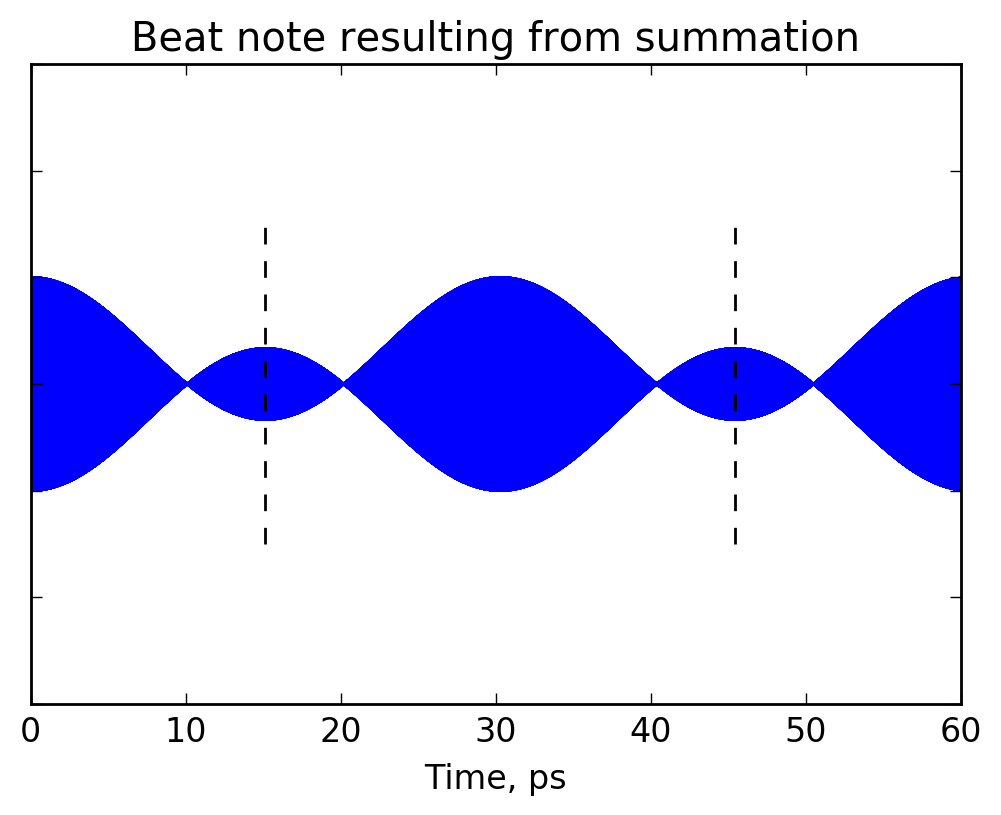

This figure's Python source:
# -*- coding: utf-8 -*-
"""
Created on Sat Dec  3 21:09:05 2016

@author: brian
"""

import numpy as np
import matplotlib.pyplot as plt

max_time = 60000
num_elements = 300000
t = np.linspace(0,max_time,num_elements) #time in fs (1e-15 seconds)

#Frequency of carrier
f1 = 193 #THz

#Free spectral range (frequency difference between carrier and each sideband)
delta_f = 33 #GHz

#Frequency of signal 2 (carrier + 1 FSR)
f2 = f1+delta_f/1000

#Frequency of signal 3 (carrier - 1 FSR)
f3 = f1-delta_f/1000

#Define signals E1, E2, E3
#E1=0*t
E1 = np.sin(2*np.pi*f1*1e12*t*1e-15)
E2 = np.sin(2*np.pi*f2*1e12*t*1e-15)
E3 = np.sin(2*np.pi*f3*1e12*t*1e-15)
E4 = (E1/3+E2/3+E3/3)

#Plot E1
min_index = np.argmin(E1[:int(num_elements/max_time*4)])
x_min= t[min_index]
ax = plt.subplot(311)
plt.plot(t, E1)
ax.set_ylim(ymin = -1.5, ymax = 1.5)
ax.set_xlim(xmin=0, xmax =10)
ax.set_yticklabels([])
ax.set_xticklabels([])
plt.title("Carrier frequency: 193 THz")
#plt.show()

#Plot E3
ax = plt.subplot(312)
plt.plot(t, E3)
ax.set_ylim(ymin = -1.5, ymax = 1.5)
ax.set_xlim(xmin=0, xmax =10)
ax.set_yticklabels([])
ax.set_xticklabels([])
plt.title("Left sideband: 193 THz - 33 GHz")
#plt.show()

#Plot E2
ax = plt.subplot(313)
plt.plot(t, E1)
ax.set_ylim(ymin = -1.5, ymax = 1.5)
ax.set_xlim(xmin=0, xmax =10)
ax.set_yticklabels([])
plt.title("Right sideband: 193 THz + 33 GHz")
plt.xlabel("Time, fs")

fig = plt.gcf()
fig.set_size_inches(6, 8)
plt.savefig("component_frequencies.png", dpi=200, bbox_inches = "tight")

#Clear
plt.clf()
plt.cla()


#Plot added signal
ax = plt.subplot(111)
plt.plot(t, E4)
ax.set_ylim(ymin = -3, ymax = 3)
plt.title("Beat note resulting from summation")
ax.set_yticklabels([])
ax.set_xticklabels([0, 10, 20, 30, 40, 50, 60])
plt.xlabel("Time, ps")

#add markers to added signal
plt.plot([15151.5,15151.5],[-1.5,1.5], color='black', linestyle='--')
plt.plot([45454.5,45454.5],[-1.5,1.5], color='black', linestyle='--')
fig.set_size_inches(6, 4)
plt.savefig("beat_note.png", dpi=200, bbox_inches = "tight")

#Plot square of added signal
if(True):
    plt.clf()
    plt.cla()
    ax = plt.subplot(111)
    plt.plot(t, E4**2)
    #ax.set_ylim(ymin = -3, ymax = 3)
    plt.title("Beat note power")
    #ax.set_yticklabels([])
    ax.set_xticklabels([0, 10, 20, 30, 40, 50, 60])
    plt.xlabel("Time, ps")
    plt.plot([15151.5,15151.5],[-1.5,1.5], color='black', linestyle='--')
    plt.plot([45454.5,45454.5],[-1.5,1.5], color='black', linestyle='--')
    fig.set_size_inches(6, 4) 
    plt.savefig("beat_note_power.png", dpi=200, bbox_inches = "tight") 

